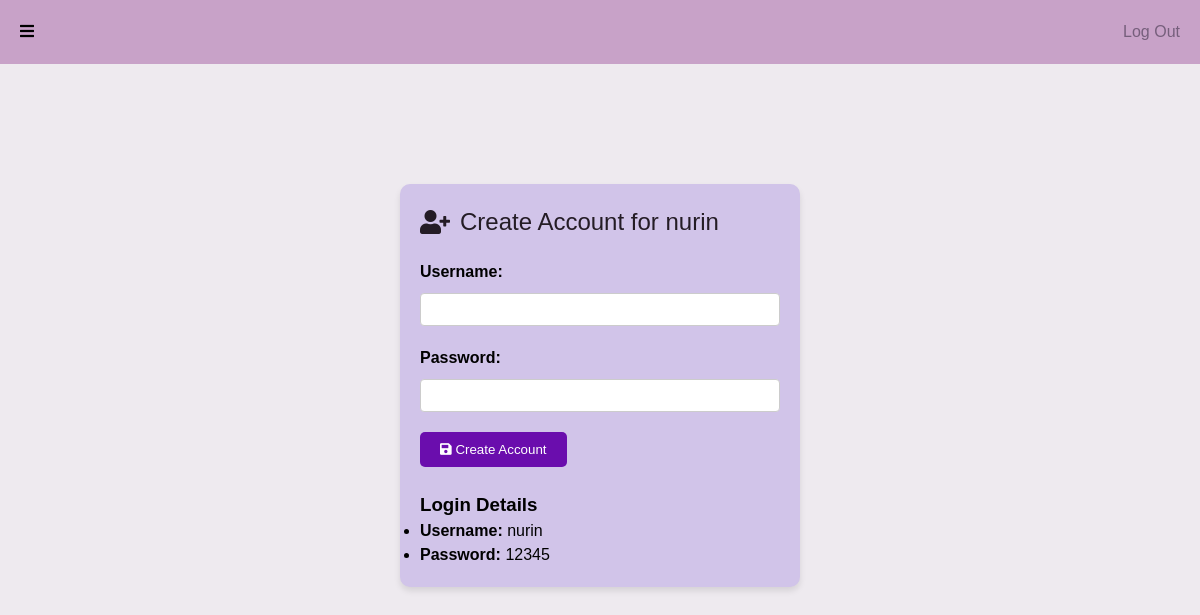
The page /KPMB_Peers/AdminCreateUserPass/nurin/ on the database its author committed.
### peers_page/models.py (models this page shows)
class UserProfile(models.Model):
    name = models.TextField(max_length=100, primary_key=True)
    studID = models.CharField(max_length=70)
    birth_date = models.CharField(max_length=10,blank=True)
    email = models.CharField(max_length=128)
    phonenum = models.CharField(max_length=40)
    gender = models.TextField(max_length=10)
    icnum = models.CharField(max_length=40)
    course = models.TextField(max_length=100)
    semester = models.IntegerField()
    address = models.CharField(max_length=200)
    reason = models.TextField(max_length=400)
    result_Main_Img = models.ImageField(upload_to='images/')
    pfp_Main_Img = models.ImageField(upload_to='images/')
    filled_at = models.DateTimeField(auto_now_add=True)

class UserLogin(models.Model):
    username = models.CharField(max_length=50, primary_key=True)
    password = models.CharField(max_length=100)

### peers_page/views.py (the view, shortened to what this page needs)
# urls.py: path("AdminCreateUserPass/<str:user_name>/", views.createuserpass, name="createuserpass"),
def createuserpass(request, user_name):
    user = get_object_or_404(UserProfile, name=user_name)
    user_profile = UserLogin.objects.filter(username=user_name).first()
    return render(request, 'createuserpass.html', {'user': user, 'user_profile': user_profile})

### peers_page/templates/createuserpass.html (shortened to what this page needs)
<!DOCTYPE html>
<html lang="en">
<head>
<link rel="stylesheet" href="https://cdnjs.cloudflare.com/ajax/libs/font-awesome/5.15.4/css/all.min.css">
</head>
<body>
    {% load static %}
    <header>
        <div id="toggle-sidebar"><i class="fas fa-bars"></i></div>
        <nav>
          <ul>
            <li><a href="{% url 'homepage' %}">Log Out</a></li>
          </ul>
        </nav>
      </header>
    <main>
        <div class="create-account">
            <div class="account-header">
                <i class="fas fa-user-plus icon"></i>
                <span>Create Account for {{ user.name }}</span>
            </div>
            <form action="" method="post" id="createAccountForm">
                <div class="form-group">
                    <label for="username">Username:</label>
                    <input type="text" id="username" name="username" required>
                </div>
                <div class="form-group">
                    <label for="password">Password:</label>
                    <input type="password" id="password" name="password" required>
                </div>
                <div class="button-group">
                    <button type="submit"><i class="fas fa-save"></i> Create Account</button>
                </div>
                <br>
            </form>
            {% if user_profile %}
              <div style="margin-top: auto;">
                <h3>Login Details</h3>
                <ul>
                  <li><strong>Username:</strong> {{ user_profile.username }}</li>
                  <li><strong>Password:</strong> {{ user_profile.password }}</li>
                </ul>
              </div>
            {% endif %}
        </div>
    </main>
</body>
</html>

### peers_page/templates/createuserpass.html (style rules this page uses)
body { line-height: 1.5; font-family: Arial, sans-serif; margin: 0; padding: 0; background-color: #eeeaef; }
header { background-color: #C8A2C8; padding: 20px; display: flex; justify-content: space-between; align-items: center; position: relative; z-index: 2; }
header nav ul { list-style: none; margin: 0; padding: 0; display: flex; }
header nav li { margin-left: 20px; }
header nav a { text-decoration: none; color: #765f7c; }
* { margin:0; padding:0; box-sizing: border-box; }
.create-account { background-color: #d1c4e9; border-radius: 10px; padding: 20px; margin: auto; margin-top: 10%; box-shadow: 0 4px 6px rgba(0, 0, 0, 0.1); width: 400px; height: fit-content; }
.account-header { font-size: 24px; color: #241c25; display: flex; align-items: center; gap: 10px; margin-bottom: 20px; }
.form-group { margin-bottom: 20px; }
label { font-weight: bold; display: block; margin-bottom: 5px; }
input { width: 100%; padding: 8px; margin-top: 4px; border: 1px solid #ccc; border-radius: 4px; box-sizing: border-box; }
button { padding: 10px 20px; border: none; border-radius: 5px; cursor: pointer; transition: background-color 0.3s; background-color: #6a0dad; color: white; }
.icon { font-size: 24px; color: #241c25; }

### rows shown on the page
UserProfile: name "nurin"
UserLogin: username "nurin", password "12345"
